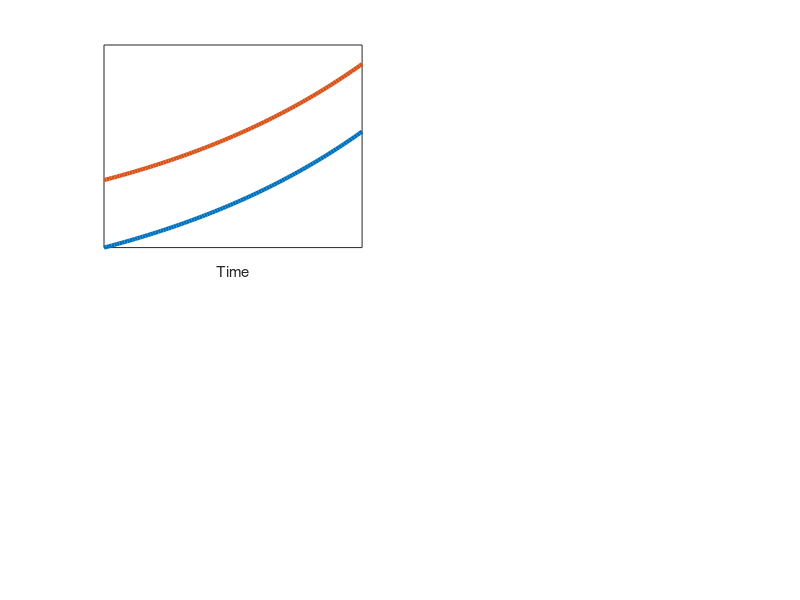
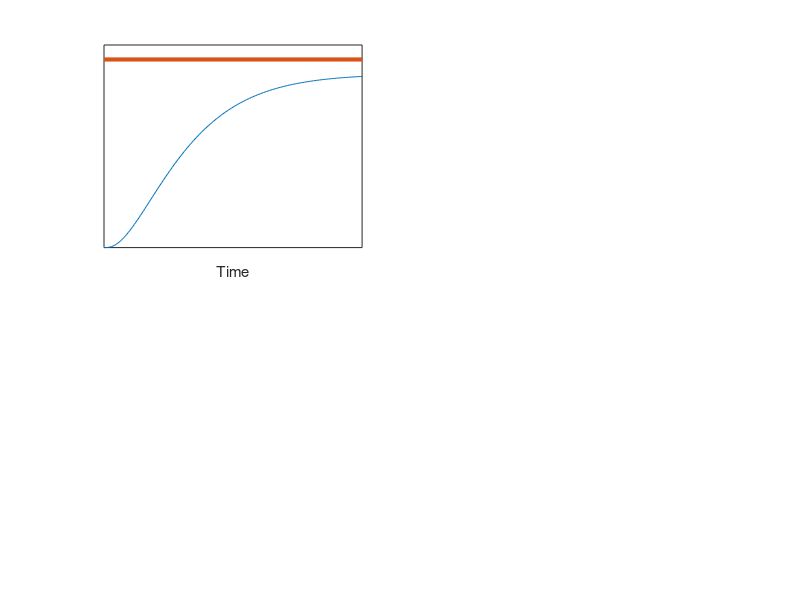
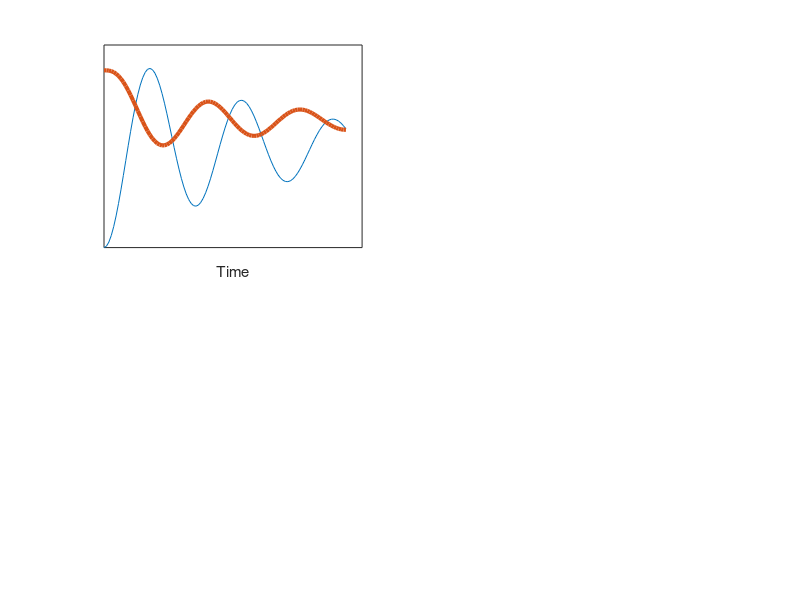
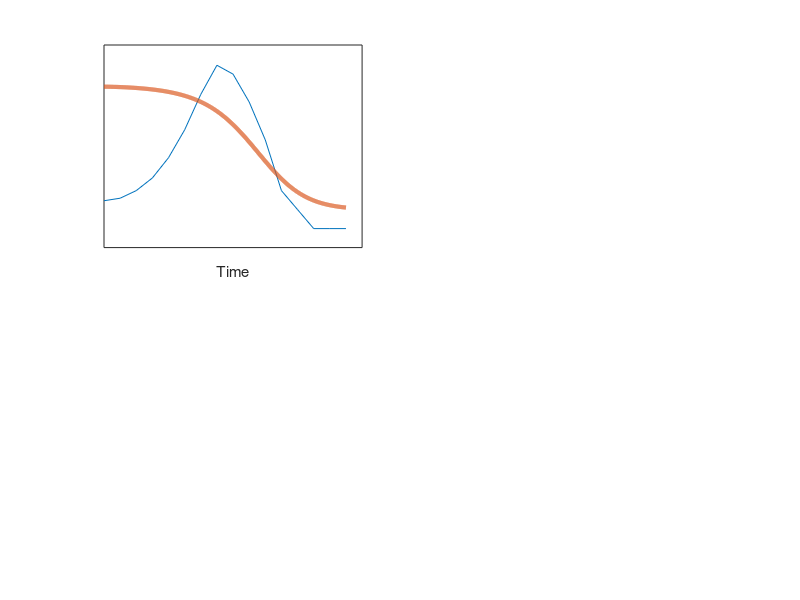

MATLAB code for these plots, in order:
t=0:.01:1;
figure(1)
subplot(221)
% Limits are distant or growing
y=exp(t);
plot(t,[y; y+ones(1,length(y))],'LineWidth',3)
set(gca,'xtick',[])
set(gca,'ytick',[])
xlabel('Time')

figure(2)
subplot(221)
% Limits are seen
sys1=tf(3,[0.1 1 1]);
sys2=tf(1,[1 1]);
[x2, t2]=step(sys1*sys2,6);
plot(t2, x2,[0 6],[3.25 3.25],'LineWidth',3)
set(gca,'xtick',[])
set(gca,'ytick',[])
xlabel('Time')

figure(3)
subplot(221)
% Oscillations due to delayed signals but robust bounds
sys3=tf(1,[.81 .15 1]);
sys3lim=-0.5*sys3*sys2;
[x3, t3]=step(sys3,15);
[x3a, t3a]=step(sys3lim,15);
plot(t3, x3,t3a, x3a+1.75,'LineWidth',3)
set(gca,'xtick',[])
set(gca,'ytick',[])
xlabel('Time')

figure(4)
subplot(221)
% Erodable bounds

% sys4=sys2*sys2*tf([1 -0.9],[4 1 1]);
% [x4, t4]=step(sys4,15);
% sys5=2*tf([5 -1],[4 1 1]);
% [x5, t5]=step(sys5,15);
% plot(t4, [x4+1 -x4])
t6=0:0.01:15;
x6=1./(1+exp(0.1*t6.^1.6-3.5));
t5=0:1:15;
x5=[.37 .39 .45 .55 .71 .93 1.21 1.44 1.37 1.15 .85 .45 .3 .15 .15 .15];
%plot(t6, x6)
plot(t5, x5, t6, x6+.3,'LineWidth',3)
xlabel('Time')
set(gca,'xtick',[])
set(gca,'ytick',[])
